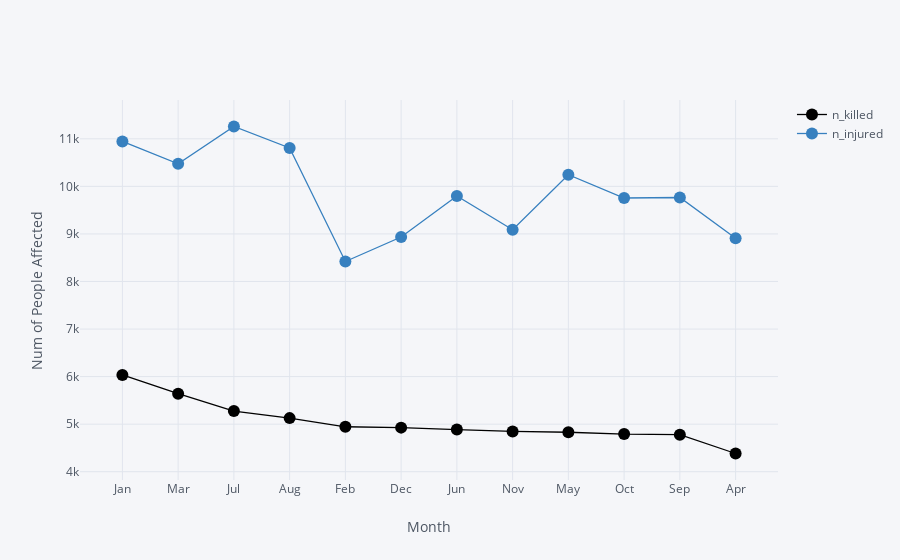

Notebook code cell kept with this figure:
### Code cell
month = t[['month','n_killed','n_injured']].groupby('month').sum().sort_values(by='n_killed',ascending=False)
month.iplot(kind='line', mode= 'markers+lines',colors=['Black','Blue'],xTitle='Month',yTitle='Num of People Affected')

### Figure 1 — Plotly figure (JSON) as saved in the notebook; plotly's stock layout.template omitted (floating-point values rounded to 4 significant figures)
{"data": [{"line": {"color": "rgba(0, 0, 0, 1.0)", "dash": "solid", "shape": "linear", "width": 1.3}, "marker": {"size": 12, "symbol": "circle"}, "mode": "markers+lines", "name": "n_killed", "text": "", "type": "scatter", "uid": "cb2d1ce6-c913-11e8-8756-acb57d762223", "x": ["Jan", "Mar", "Jul", "Aug", "Feb", "Dec", "Jun", "Nov", "May", "Oct", "Sep", "Apr"], "y": [6035, 5641, 5276, 5127, 4945, 4927, 4886, 4848, 4830, 4791, 4779, 4383]}, {"line": {"color": "rgba(55, 128, 191, 1.0)", "dash": "solid", "shape": "linear", "width": 1.3}, "marker": {"size": 12, "symbol": "circle"}, "mode": "markers+lines", "name": "n_injured", "text": "", "type": "scatter", "uid": "cb2d1ce7-c913-11e8-8f20-acb57d762223", "x": ["Jan", "Mar", "Jul", "Aug", "Feb", "Dec", "Jun", "Nov", "May", "Oct", "Sep", "Apr"], "y": [10946, 10475, 11259, 10809, 8420, 8936, 9797, 9087, 10244, 9756, 9766, 8907]}], "layout": {"legend": {"bgcolor": "#F5F6F9", "font": {"color": "#4D5663"}}, "paper_bgcolor": "#F5F6F9", "plot_bgcolor": "#F5F6F9", "titlefont": {"color": "#4D5663"}, "xaxis": {"gridcolor": "#E1E5ED", "showgrid": true, "tickfont": {"color": "#4D5663"}, "title": "Month", "titlefont": {"color": "#4D5663"}, "zerolinecolor": "#E1E5ED"}, "yaxis": {"gridcolor": "#E1E5ED", "showgrid": true, "tickfont": {"color": "#4D5663"}, "title": "Num of People Affected", "titlefont": {"color": "#4D5663"}, "zerolinecolor": "#E1E5ED"}}}
